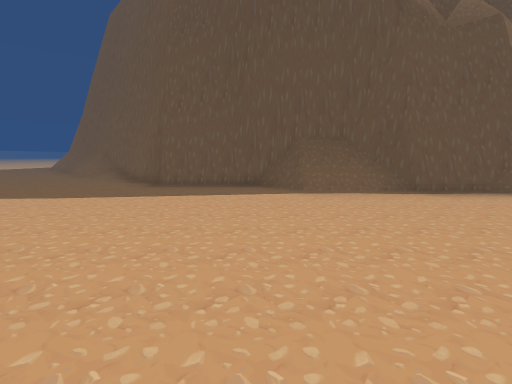
view 1 (above)

16 first-person views from a walk through a scene from a Unity 3-D project. The camera is 1.2 m above the floor, tilts 8° down and sees 90° across. The floor is counted in squares, 1 m on a side. Each view is taken from the middle of a square. On the plan, view 1 faces up. The plan holds only what a view shows up to about 12 squares ahead; the rest is blank. The place goes on beyond the plan. The player is left out. Some animated figures are left out. Some surface patterns are stand-ins.

view 2
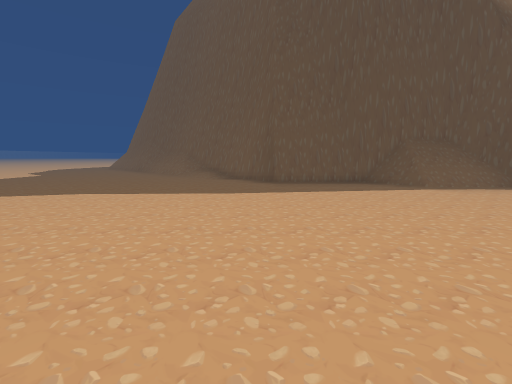

view 3
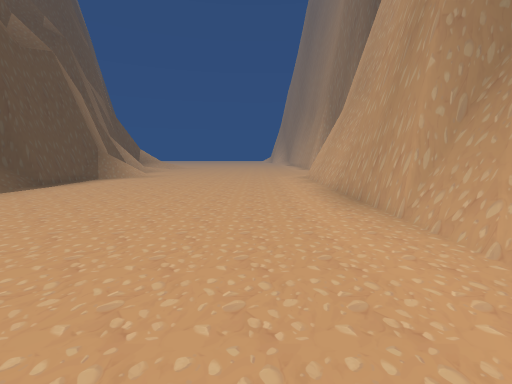

view 4
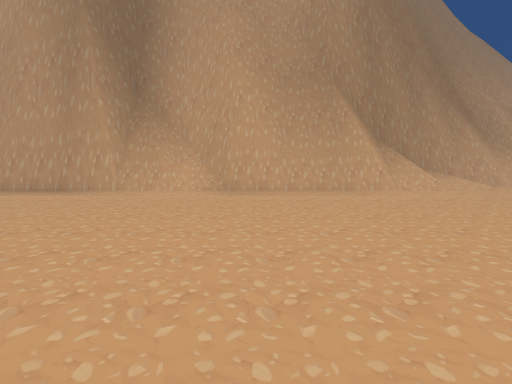

view 5
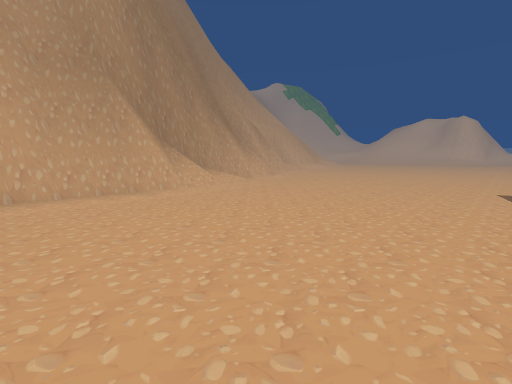

view 6
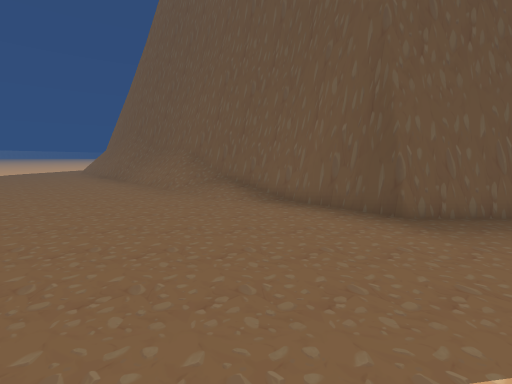

view 7
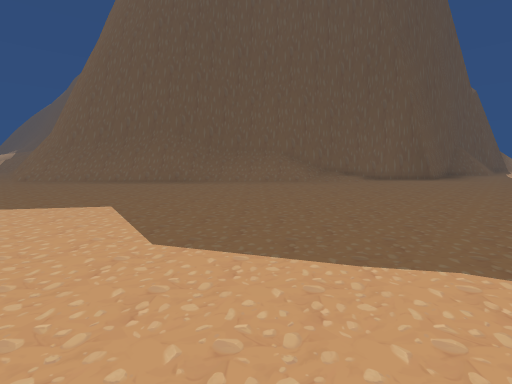

view 8
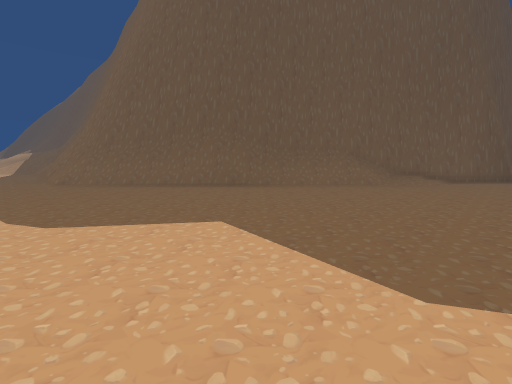

view 9
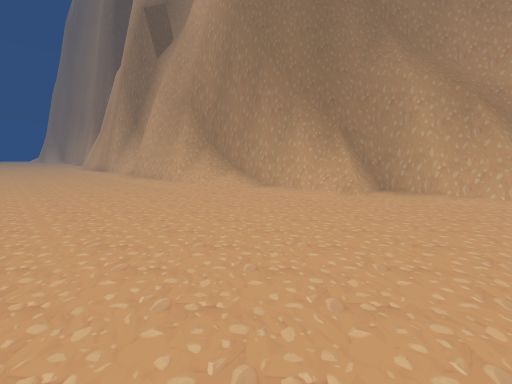

view 10
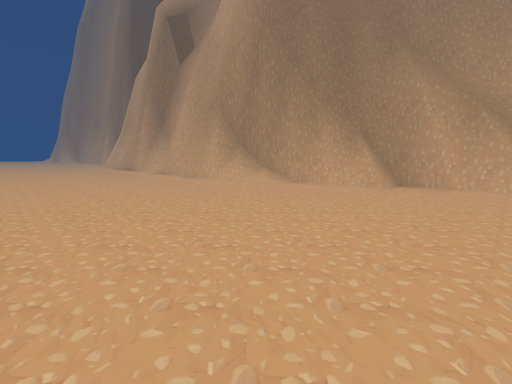

view 11
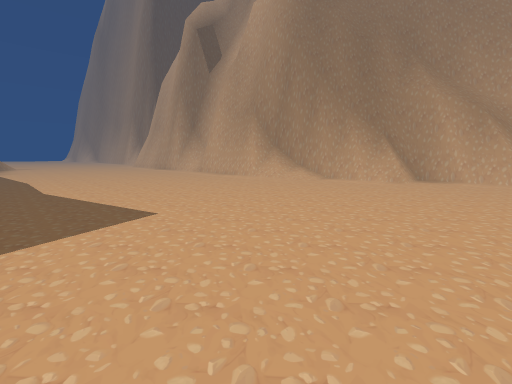

view 12
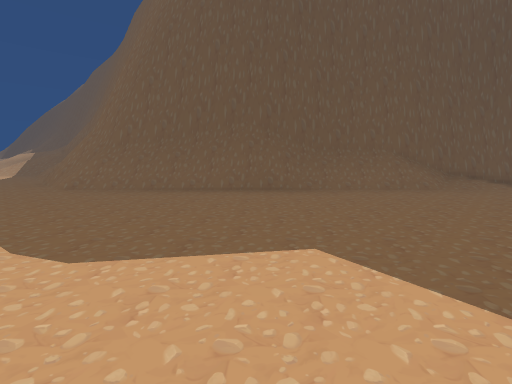

view 13
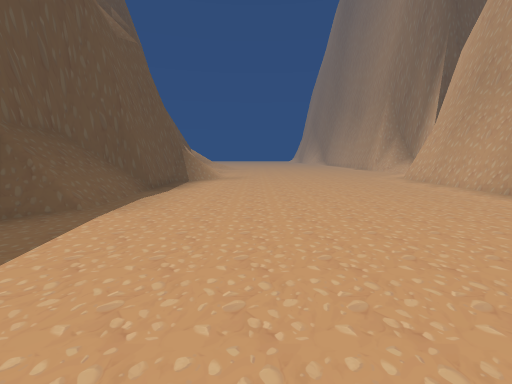

view 14
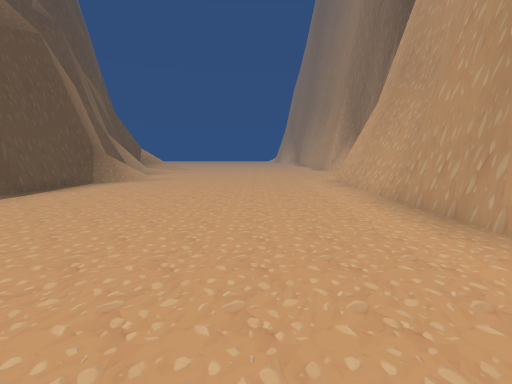

view 15
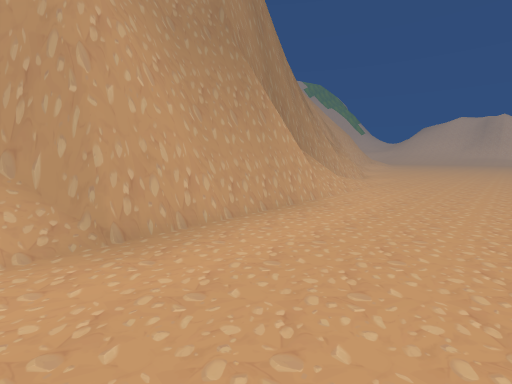

view 16
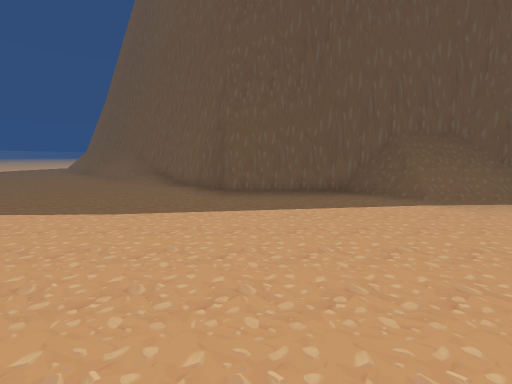

### Floor plan
Key: @ floor where view 1 was taken; # wall or solid block; . floor; / step, stairs or slope; = window, fence, low wall or low ledge; v drop or lower ground; O other object.
Columns run from 21 left of view 1 to 8 right of it. Each row starts with its distance up from view 1.
 29 ..
 28 ../
 27 ..=/#
 26 ..=v#
 25 ..O=#
 24 ..=###
 23 ...=##
 22 ....=##
 21 .....###
 20 ......###
 19 .......###
 18 ........=###
 17 .........=###
 16 ..........==##
 15 .........../O##
 14 ............//##
 13 ...............##
 12 ................##
 11 .................##########
 10  .....................==OO###
  9  ......................=///###
  8 ..............................
  7 ..............................
  6 ..............................
  5 ..............................
  4 ..............................
  3 ..............................
  2 ..............................
  1 ..............................
  0 .....................@........
 -1 ..............................
 -2 ..............................
 -3 ........///=######/###########
 -4 ........///=##  #####
 -5 ....==#######
 -6 ....####
 -7 ######

Positions as (right, up) in squares from view 1, and headings:
1: (0, 0), facing up
2: (-5, -1), facing up
3: (-5, 0), facing right
4: (-5, 6), facing down
5: (-5, 6), facing down-left
6: (-7, 6), facing up
7: (-20, 8), facing up-right
8: (-21, 11), facing up-right
9: (-21, 3), facing down-right
10: (-21, 5), facing down-right
11: (-21, 8), facing down-right
12: (-21, 13), facing up-right
13: (-4, 5), facing right
14: (-3, 1), facing right
15: (-3, 1), facing down-left
16: (-3, 2), facing up
